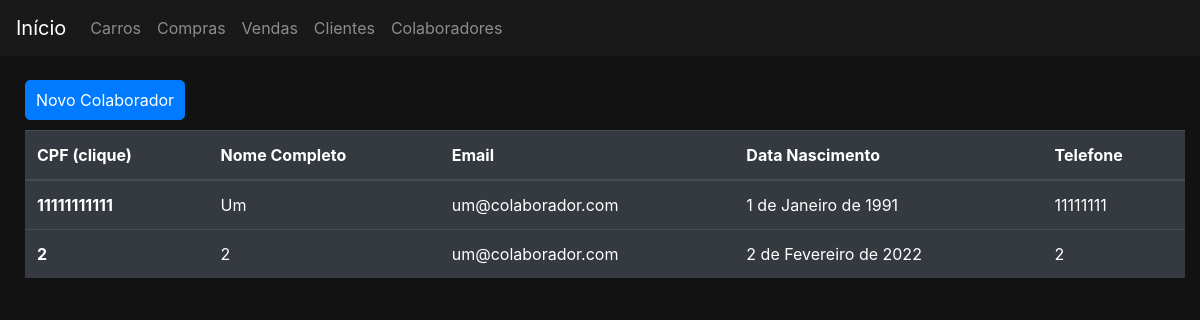
The page /colaboradores/ on the database its author committed.
### colaboradores/models.py (models this page shows)
class Colaborador(Pessoa):
    class Meta:
        verbose_name_plural = 'Colaboradores'
    ctps = models.IntegerField()
    pis = models.IntegerField()
    nomePai = models.CharField(max_length=50)
    nomeMae = models.CharField(max_length=50)
    tipoVinculo = models.CharField(max_length=20)
    cargoAtual = models.CharField(max_length=20)
    funcaoAtual = models.CharField(max_length=20)
    salarioAtual = models.DecimalField(max_digits=15, decimal_places=2)
    dataAdmissao = models.DateField()
    dataDesligamento = models.DateField(null=True)
    situacaoVinculo = models.CharField(max_length=20)

### colaboradores/views.py (the view)
# urls.py: path('', views.ColaboradoresListar.as_view(), name='listar'),
class ColaboradoresListar(ListView):
    model = Colaborador
    fields = '__all__'
    template_name = 'colaboradores/colaboradores.html'
    paginate_by = 8

### colaboradores/templates/colaboradores/colaboradores.html
{% extends 'base.html' %}
{% block pagination %}
    <div class="container">
        <div class="row">
            <div class="col-md-4">
                <a href=" {% url 'colaboradores:criar' %}" class="btn btn-primary botao">Novo Colaborador</a>
            </div>
            <div class="col-md-6">{{ block.super }}</div>
        </div>
    </div>
{% endblock %}
{% block 'body' %}
    <div class="container" >
        <div class="row">
            <div class="col-md">
                <table class="table table-dark">
                    <thead>
                        <tr>
                            <th scope="col">CPF (clique) </th>
                            <th scope="col">Nome Completo</th>
                            <th scope="col">Email</th>
                            <th scope="col">Data Nascimento</th>
                            <th scope="col">Telefone</th>
                        </tr>
                    </thead>
                    <tbody>
                        {% for colaborador in colaborador_list %}
                            <tr>
                                <th><a href="{% url 'colaboradores:detalhe' colaborador.pk %}">{{colaborador.cpf}}</a></th>
                                <td>{{colaborador.nomeCompleto}}</td>
                                <td>{{colaborador.email}}</td>
                                <td>{{colaborador.dataNascimento}}</td>
                                <td>{{colaborador.telefone}}</td>
                            </tr>
                        {% endfor %}
                    </tbody>
                </table>
            </div>
        </div>
    </div>
{% endblock %}

### templates/static/css/css.css (style rules this page uses)
.fundo { background-color: #121212; color: white; }
.container { max-width: 1300px; }
body { margin-top: 35px; padding-top: 35px; margin-left: 10px; }
a { color:white; }
.botao { display: inline-block; padding: 7px 10px; border-radius: 5px; margin-bottom: 10px; margin-top: 10px; }

### rows shown on the page
Colaborador: cpf "11111111111", nomeCompleto "Um", email "um@colaborador.com", dataNascimento "1 de Janeiro de 1991", telefone "11111111"
Colaborador: cpf "2", nomeCompleto "2", email "um@colaborador.com", dataNascimento "2 de Fevereiro de 2022", telefone "2"
